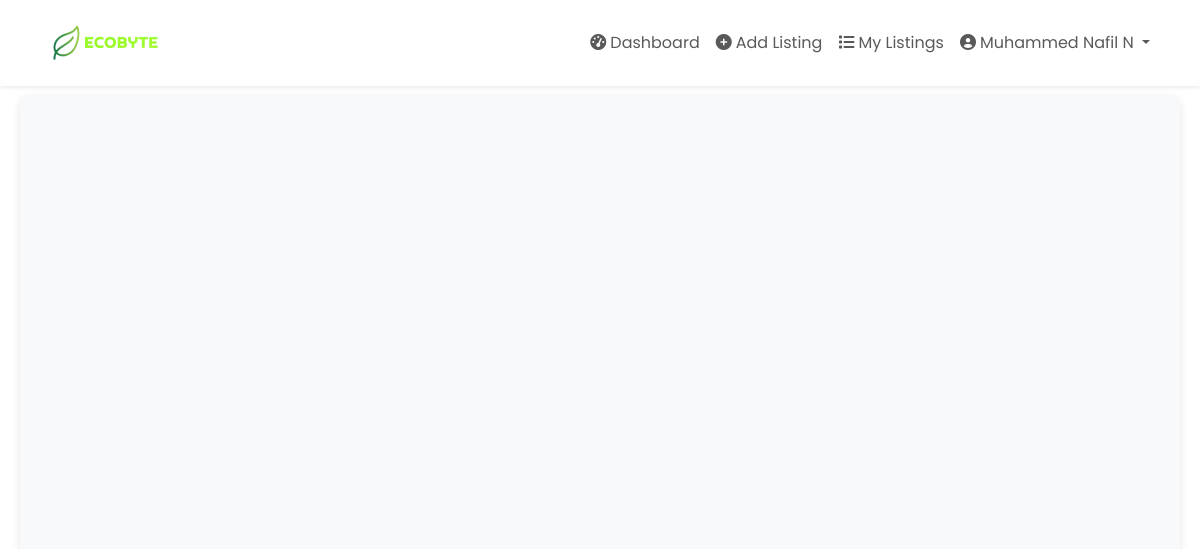
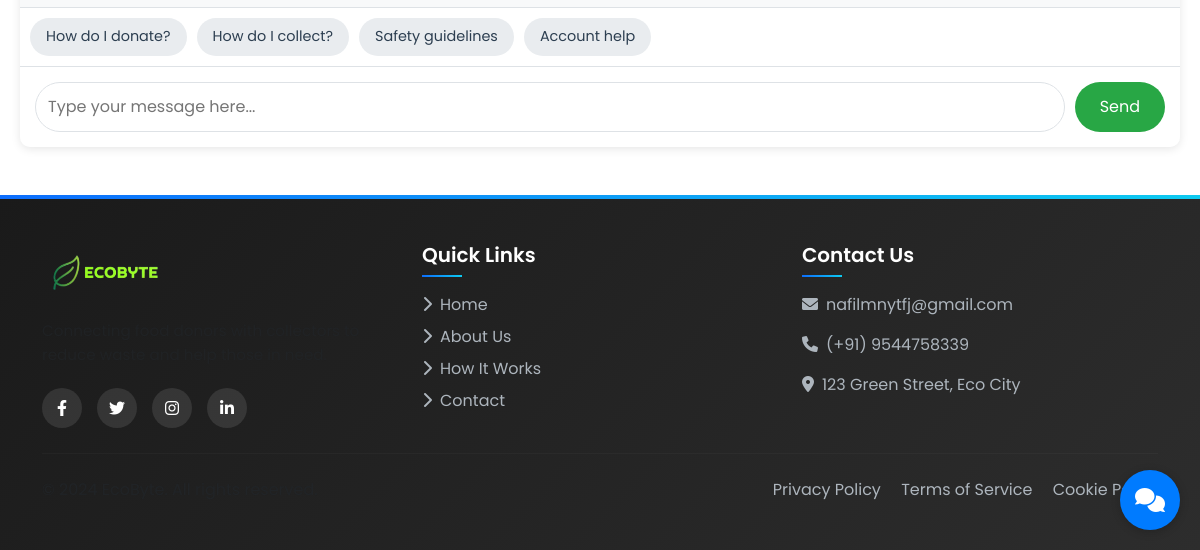
Before: /chat/ (signed in) with the older database file (2 pictures, top to bottom).
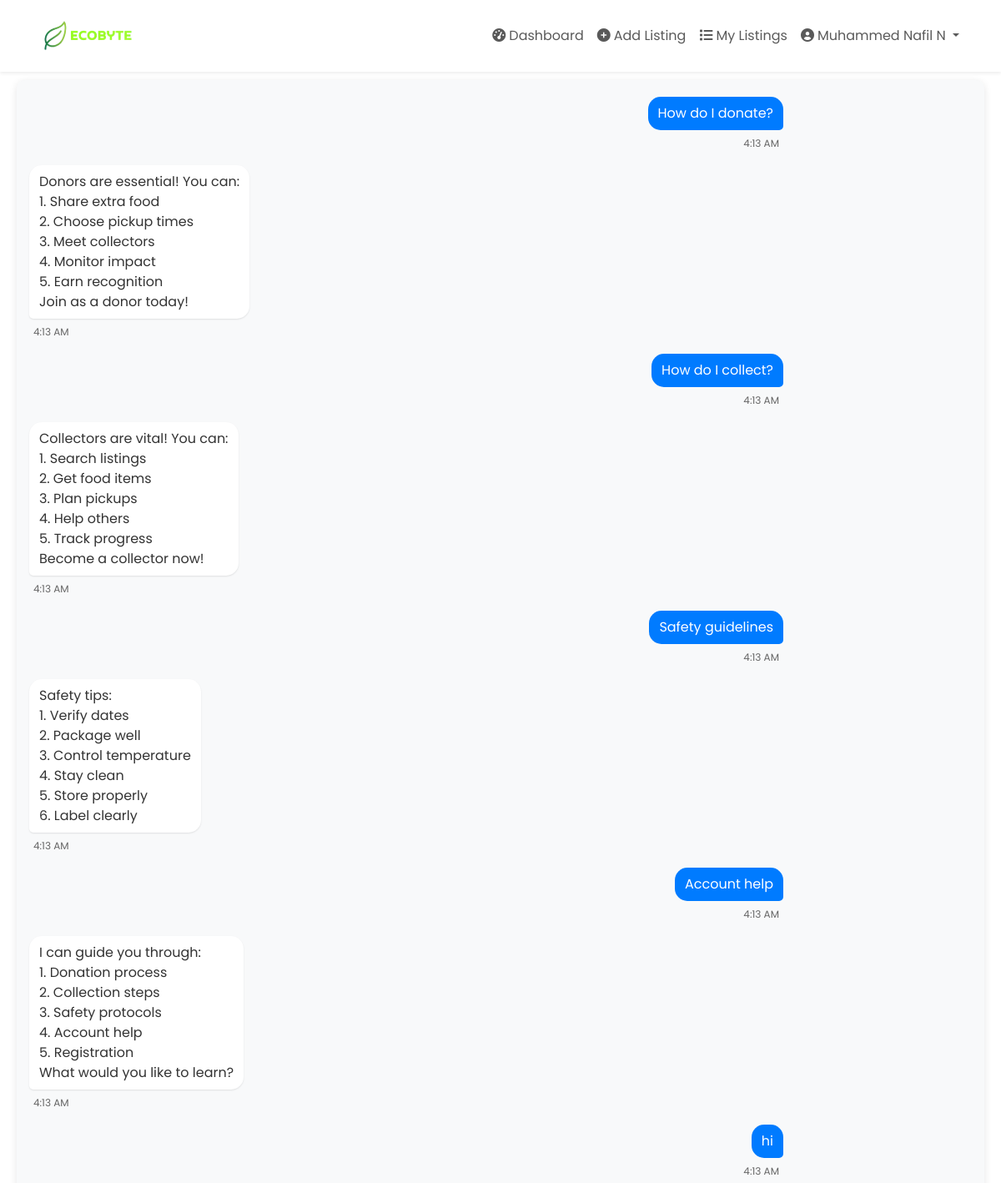
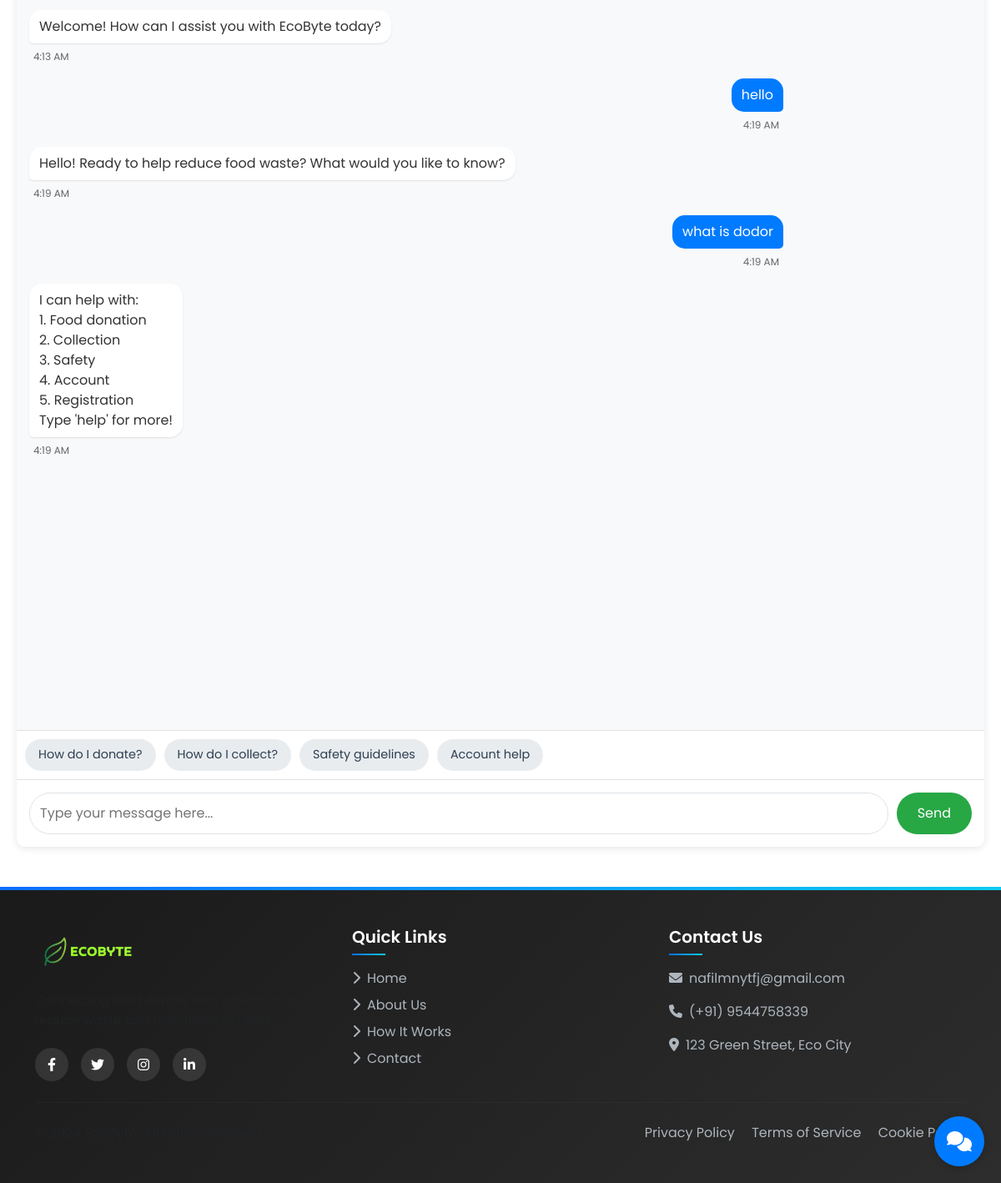
After: the same page with the newer database file (2 pictures, top to bottom).
### web/models.py (models this page shows, shortened)
class User(AbstractUser):
    USER_TYPE_CHOICES = (
        ('donor', 'Donor'),
        ('collector', 'Collector'),
    )
    username = None
    email = models.EmailField(_('email address'), unique=True)
    name = models.CharField(max_length=255)
    phone = models.CharField(max_length=15)
    user_type = models.CharField(max_length=10, choices=USER_TYPE_CHOICES)
    created_at = models.DateTimeField(auto_now_add=True)
    updated_at = models.DateTimeField(auto_now=True)
    USERNAME_FIELD = 'email'
    REQUIRED_FIELDS = ['name', 'phone', 'user_type']
    objects = UserManager()
    @property
    def is_donor(self):
        return self.user_type == 'donor'

### chatbot/models.py (models this page shows, shortened)
class ChatMessage(models.Model):
    user = models.ForeignKey(settings.AUTH_USER_MODEL, on_delete=models.CASCADE)
    message = models.TextField()
    is_bot = models.BooleanField(default=False)
    created_at = models.DateTimeField(auto_now_add=True)
    class Meta:
        ordering = ['created_at']

### chatbot/views.py (the view, shortened to what this page needs)
# urls.py: path('', views.chat_view, name='chat'),
@login_required
def chat_view(request):
    chat_history = ChatMessage.objects.filter(user=request.user).order_by('created_at')
    return render(request, 'chatbot/chat.html', {
        'chat_history': chat_history
    })

### chatbot/templates/chatbot/chat.html (shortened to what this page needs)
{% extends 'base.html' %}
{% load static %}
{% block content %}
<div class="chat-container">
    <div class="chat-messages" id="chat-messages">
        {% for message in chat_history %}
            <div class="message {% if message.is_bot %}bot-message{% else %}user-message{% endif %}">
                <div class="message-content">{{ message.message|linebreaksbr }}</div>
                <div class="message-time">{{ message.created_at|date:"g:i A" }}</div>
            </div>
        {% endfor %}
    </div>
    <div class="suggestions">
        <div class="suggestion-chip">How do I donate?</div>
        <div class="suggestion-chip">How do I collect?</div>
        <div class="suggestion-chip">Safety guidelines</div>
        <div class="suggestion-chip">Account help</div>
    </div>
    <div class="chat-input">
        <input type="text" id="message-input" placeholder="Type your message here..." autocomplete="off">
        <button id="send-button">Send</button>
    </div>
</div>
{% endblock %}

### templates/base.html (shortened to what this page needs)
{% load static %}
<!DOCTYPE html>
<html lang="en">
<head>
    <link href="https://cdn.jsdelivr.net/npm/bootstrap@5.3.0/dist/css/bootstrap.min.css" rel="stylesheet">
    <link rel="stylesheet" href="https://cdnjs.cloudflare.com/ajax/libs/font-awesome/6.0.0/css/all.min.css">
    <link rel="stylesheet" href="{% static 'css/styles.css' %}">
</head>
<body>
    <nav class="navbar navbar-expand-lg navbar-light bg-white fixed-top shadow-sm">
        <div class="container">
            <a class="navbar-brand" href="{% url 'web:index' %}">
                <img src="{% static 'images/EcoByte.png' %}" alt="EcoByte Logo" height="60">
            </a>
            <div class="collapse navbar-collapse" id="navbarNav">
                <ul class="navbar-nav ms-auto align-items-center">
                    {% if user.is_authenticated %}
                        {% if user.is_donor %}
                            <li class="nav-item">
                                <a class="nav-link" href="{% url 'web:donor_dashboard' %}">
                                    <i class="fas fa-tachometer-alt me-1"></i>Dashboard
                                </a>
                            </li>
                            <li class="nav-item">
                                <a class="nav-link" href="{% url 'web:add_listing' %}">
                                    <i class="fas fa-plus-circle me-1"></i>Add Listing
                                </a>
                            </li>
                        {% else %}
                            <li class="nav-item">
                                <a class="nav-link" href="{% url 'web:collector_dashboard' %}">
                                    <i class="fas fa-tachometer-alt me-1"></i>Dashboard
                                </a>
                            </li>
                        {% endif %}
                        <li class="nav-item">
                            <a class="nav-link" href="{% url 'web:my_listings' %}">
                                <i class="fas fa-list me-1"></i>My Listings
                            </a>
                        </li>
                        <li class="nav-item dropdown">
                            <a class="nav-link dropdown-toggle" href="#" id="userDropdown" role="button" data-bs-toggle="dropdown">
                                <i class="fas fa-user-circle me-1"></i>{{ user.name }}
                            </a>
                        </li>
                    {% endif %}
                </ul>
            </div>
        </div>
    </nav>
    <main class="main-content">
        {% block content %}{% endblock %}
    </main>
    <footer class="bg-dark text-light py-5 mt-5">
        <div class="container">
            <div class="row">
                <div class="col-lg-4 mb-4 mb-lg-0">
                    <img src="{% static 'images/EcoByte.png' %}" alt="EcoByte Logo" height="60" class="mb-3 footer-logo">
                    <p class="text-muted footer-description">Connecting food donors with collectors to reduce waste and help those in need.</p>
                    <div class="social-links">
                        <a href="#" class="social-link" title="Follow us on Facebook">
                            <i class="fab fa-facebook-f"></i>
                        </a>
                        <a href="#" class="social-link" title="Follow us on Twitter">
                            <i class="fab fa-twitter"></i>
                        </a>
                        <a href="#" class="social-link" title="Follow us on Instagram">
                            <i class="fab fa-instagram"></i>
                        </a>
                        <a href="#" class="social-link" title="Connect on LinkedIn">
                            <i class="fab fa-linkedin-in"></i>
                        </a>
                    </div>
                </div>
                <div class="col-lg-4 mb-4 mb-lg-0">
                    <h5 class="footer-heading mb-3">Quick Links</h5>
                    <ul class="list-unstyled footer-links">
                        <li class="mb-2">
                            <a href="{% url 'web:index' %}" class="footer-link">
                                <i class="fas fa-chevron-right me-2"></i>Home
                            </a>
                        </li>
                        <li class="mb-2">
                            <a href="#" class="footer-link">
                                <i class="fas fa-chevron-right me-2"></i>About Us
                            </a>
                        </li>
                        <li class="mb-2">
                            <a href="#" class="footer-link">
                                <i class="fas fa-chevron-right me-2"></i>How It Works
                            </a>
                        </li>
                        <li class="mb-2">
                            <a href="#" class="footer-link">
                                <i class="fas fa-chevron-right me-2"></i>Contact
                            </a>
                        </li>
                    </ul>
                </div>
                <div class="col-lg-4">
                    <h5 class="footer-heading mb-3">Contact Us</h5>
                    <ul class="list-unstyled footer-contact">
                        <li class="mb-3">
                            <a href="mailto:nafilmnytfj@gmail.com" class="footer-link">
                                <i class="fas fa-envelope me-2"></i>nafilmnytfj@gmail.com
                            </a>
                        </li>
                        <li class="mb-3">
                            <a href="tel:+919544758339" class="footer-link">
                                <i class="fas fa-phone me-2"></i>(+91) 9544758339
                            </a>
                        </li>
                        <li class="mb-3">
                            <a href="https://maps.google.com" target="_blank" class="footer-link">
                                <i class="fas fa-map-marker-alt me-2"></i>123 Green Street, Eco City
                            </a>
                        </li>
                    </ul>
                </div>
            </div>
            <hr class="footer-divider my-4">
            <div class="row align-items-center">
                <div class="col-md-6 text-center text-md-start">
                    <p class="mb-0 text-muted">&copy; 2024 EcoByte. All rights reserved.</p>
                </div>
                <div class="col-md-6 text-center text-md-end mt-3 mt-md-0">
                    <a href="#" class="footer-link me-3">Privacy Policy</a>
                    <a href="#" class="footer-link me-3">Terms of Service</a>
                    <a href="#" class="footer-link">Cookie Policy</a>
                </div>
            </div>
        </div>
    </footer>
    {% if user.is_authenticated %}
    {% include 'chatbot/chat_bubble.html' %}
    {% endif %}
</body>
</html>

### chatbot/templates/chatbot/chat_bubble.html (shortened to what this page needs)
{% load static %}
<div class="chat-bubble" id="chatBubble">
    <i class="fas fa-comments"></i>
</div>

### static/css/styles.css (style rules this page uses)
body { font-family: 'Poppins', sans-serif; color: #2c3e50; padding-top: 76px; }
.main-content { min-height: calc(100vh - 76px - 300px); }
.navbar { transition: all 0.3s ease; }
.navbar-brand img { transition: all 0.3s ease; }
footer { background: linear-gradient(135deg, #1a1a1a 0%, #2d2d2d 100%); padding: 60px 0 30px; position: relative; overflow: hidden; }
footer::before { content: ''; position: absolute; top: 0; left: 0; right: 0; height: 4px; background: linear-gradient(90deg, #0d6efd, #0dcaf0); }
.footer-logo { transition: transform 0.3s ease; }
.footer-description { font-size: 0.95rem; line-height: 1.6; opacity: 0.8; }
.footer-heading { color: #fff; font-weight: 600; position: relative; padding-bottom: 10px; }
.footer-heading::after { content: ''; position: absolute; left: 0; bottom: 0; width: 40px; height: 2px; background: linear-gradient(90deg, #0d6efd, #0dcaf0); transition: width 0.3s ease; }
.footer-links li { transition: transform 0.3s ease; }
.footer-link { color: #adb5bd; text-decoration: none; transition: all 0.3s ease; display: inline-block; position: relative; }
.footer-link i { transition: transform 0.3s ease; }
.social-links { display: flex; gap: 15px; margin-top: 20px; }
.social-link { display: inline-flex; align-items: center; justify-content: center; width: 40px; height: 40px; border-radius: 50%; background: rgba(255, 255, 255, 0.1); color: #fff; text-decoration: none; transition: all 0.3s ease; position: relative; overflow: hidden; }
.social-link::before { content: ''; position: absolute; top: 0; left: 0; width: 100%; height: 100%; background: linear-gradient(135deg, #0d6efd, #0dcaf0); opacity: 0; transition: opacity 0.3s ease; }
.social-link i { position: relative; z-index: 1; transition: transform 0.3s ease; }
.footer-contact li { transition: transform 0.3s ease; }
.footer-divider { border-color: rgba(255, 255, 255, 0.1); margin: 40px 0; }

### chatbot/templates/chatbot/chat.html (style rules this page uses)
.chat-container { height: calc(100vh - 200px); display: flex; flex-direction: column; background: #f8f9fa; border-radius: 10px; box-shadow: 0 2px 10px rgba(0,0,0,0.1); margin: 20px; overflow: hidden; }
.chat-messages { flex: 1; overflow-y: auto; padding: 20px; }
.message { margin-bottom: 15px; display: flex; flex-direction: column; }
.message-content { max-width: 70%; padding: 12px 16px; border-radius: 15px; margin: 5px 0; word-wrap: break-word; }
.user-message { align-items: flex-end; }
.user-message .message-content { background: #007bff; color: white; border-bottom-right-radius: 5px; }
.bot-message { align-items: flex-start; }
.bot-message .message-content { background: white; color: #333; border-bottom-left-radius: 5px; box-shadow: 0 1px 2px rgba(0,0,0,0.1); }
.message-time { font-size: 0.75rem; color: #666; margin: 2px 5px; }
.chat-input { display: flex; padding: 15px; background: white; border-top: 1px solid #dee2e6; }
.chat-input input { flex: 1; padding: 12px; border: 1px solid #dee2e6; border-radius: 25px; margin-right: 10px; font-size: 1rem; }
.chat-input button { padding: 12px 25px; background: #28a745; color: white; border: none; border-radius: 25px; cursor: pointer; font-size: 1rem; transition: background 0.3s; }
.suggestions { display: flex; flex-wrap: wrap; gap: 10px; padding: 10px; background: white; border-top: 1px solid #dee2e6; }
.suggestion-chip { padding: 8px 16px; background: #e9ecef; border-radius: 20px; cursor: pointer; font-size: 0.9rem; transition: background 0.3s; }

### chatbot/templates/chatbot/chat_bubble.html (style rules this page uses)
.chat-bubble { position: fixed; bottom: 20px; right: 20px; width: 60px; height: 60px; background-color: #007bff; border-radius: 50%; display: flex; align-items: center; justify-content: center; cursor: pointer; box-shadow: 0 2px 10px rgba(0, 0, 0, 0.2); z-index: 1000; transition: transform 0.3s ease; }
.chat-bubble i { color: white; font-size: 24px; }
.chat-messages { flex-grow: 1; overflow-y: auto; padding: 15px; background: #f8f9fa; }
.message { margin-bottom: 10px; max-width: 80%; }
.message-content { padding: 8px 12px; border-radius: 15px; display: inline-block; }

Changed rows visible on the page:
added ChatMessage: message "How do I donate?", created_at "4:13 AM", is_bot False (drawn)
added ChatMessage: message "Donors are essential! You can: 1. Share extra food 2. Choose pickup times 3. Meet collectors 4. Monitor impact 5. Earn recognition Join as a donor today!", created_at "4:13 AM", is_bot True (drawn)
added ChatMessage: message "How do I collect?", created_at "4:13 AM", is_bot False (drawn)
added ChatMessage: message "Collectors are vital! You can: 1. Search listings 2. Get food items 3. Plan pickups 4. Help others 5. Track progress Become a collector now!", created_at "4:13 AM", is_bot True (drawn)
added ChatMessage: message "Safety guidelines", created_at "4:13 AM", is_bot False (drawn)
added ChatMessage: message "Safety tips: 1. Verify dates 2. Package well 3. Control temperature 4. Stay clean 5. Store properly 6. Label clearly", created_at "4:13 AM", is_bot True (drawn)
added ChatMessage: message "Account help", created_at "4:13 AM", is_bot False (drawn)
added ChatMessage: message "I can guide you through: 1. Donation process 2. Collection steps 3. Safety protocols 4. Account help 5. Registration What would you like to learn?", created_at "4:13 AM", is_bot True (drawn)
added ChatMessage: message "hi", created_at "4:13 AM", is_bot False (drawn)
added ChatMessage: message "Welcome! How can I assist you with EcoByte today?", created_at "4:13 AM", is_bot True (drawn)
added ChatMessage: message "hello", created_at "4:19 AM", is_bot False (drawn)
added ChatMessage: message "Hello! Ready to help reduce food waste? What would you like to know?", created_at "4:19 AM", is_bot True (drawn)
added ChatMessage: message "what is dodor", created_at "4:19 AM", is_bot False (drawn)
added ChatMessage: message "I can help with: 1. Food donation 2. Collection 3. Safety 4. Account 5. Registration Type 'help' for more!", created_at "4:19 AM", is_bot True (drawn)
